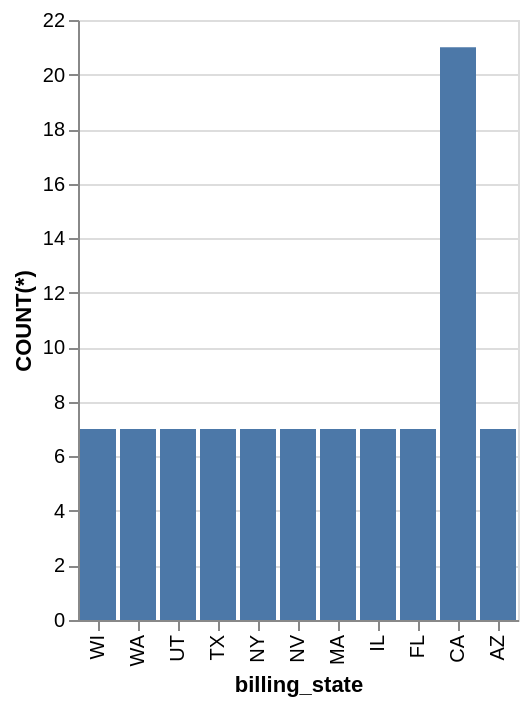

Vega-Lite specification for this chart:
### Vega-Lite specification from a JSON file in a GitHub repository (floating-point values rounded to 4 significant figures)
{"data": {"values": [{"x_data": "WI", "y_data": 7}, {"x_data": "WA", "y_data": 7}, {"x_data": "UT", "y_data": 7}, {"x_data": "TX", "y_data": 7}, {"x_data": "NY", "y_data": 7}, {"x_data": "NV", "y_data": 7}, {"x_data": "MA", "y_data": 7}, {"x_data": "IL", "y_data": 7}, {"x_data": "FL", "y_data": 7}, {"x_data": "CA", "y_data": 21}, {"x_data": "AZ", "y_data": 7}]}, "mark": "bar", "encoding": {"x": {"field": "x_data", "type": "nominal", "title": "billing_state", "sort": "descending"}, "y": {"field": "y_data", "type": "quantitative", "title": "COUNT(*)"}}}
